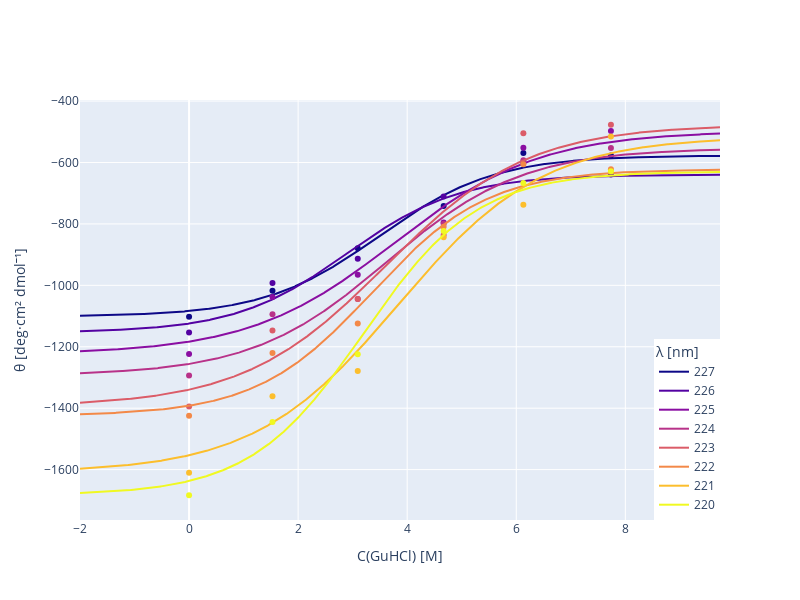

Here is the notebook cell this chart was saved with:
### Code cell
fig = go.Figure()

C_plot = np.linspace(concentrazioni.min()-2, concentrazioni.max()+2, 1000)

for idx, row in fit_df.iterrows():
    #yN = row['yN']#spettro_ristretto.loc[0, row['λ']]
    #yD = row['yD'] #spettro_ristretto.loc[5, row['λ']]
    # print(yN, yD)

    yN = spettro_ristretto.loc[0, row['λ']]
    yD = spettro_ristretto.loc[5, row['λ']]

    m = row['m']
    Cmid = row['Cmid']
    θ_fit = sigmoid(C_plot, m, Cmid, yN, yD)
    # Fit line
    fig.add_trace(go.Scatter(
        x=C_plot,
        y=θ_fit,
        mode='lines',
        line=dict(color=colors[idx]),
        name=f"{int(row['λ'])}"
    ))
    # Experimental points
    fig.add_trace(go.Scatter(
        x=spettro_ristretto['Concentrazione'],
        y=spettro_ristretto[row['λ']],
        mode='markers',
        marker=dict(color=colors[idx]),
        name=f"Exp {int(row['λ'])} nm",
        showlegend=False
    ))

fig.update_layout(
    xaxis_title='C(GuHCl) [M]',
    yaxis_title='θ [deg·cm² dmol⁻¹]',
    legend_title='λ [nm]',
    height=600,
    width=800,
    legend=dict(
        x=1,
        y=0,
        xanchor='right',
        yanchor='bottom'
    )
)

fig.write_image('./images/fit_sigmoide.png')
fig.write_html('./html/fit_sigmoide.html')
fig.show()

### Figure 1 — Plotly figure (JSON) as saved in the notebook; plotly's stock layout.template omitted (floating-point values rounded to 4 significant figures; data arrays with more than 128 entries replaced by an {"elided": "..."} marker saying what was removed)
{"data": [{"line": {"color": "rgb(13, 8, 135)"}, "mode": "lines", "name": "227", "type": "scatter", "x": {"elided": "1000 float values"}, "y": {"elided": "1000 float values"}}, {"marker": {"color": "rgb(13, 8, 135)"}, "mode": "markers", "name": "Exp 227 nm", "showlegend": false, "type": "scatter", "x": [0.0, 1.529, 3.093, 4.668, 6.13, 7.736], "y": [-1102.0, -1017.0, -879.4, -741.5, -568.9, -577.1]}, {"line": {"color": "rgb(83, 2, 162)"}, "mode": "lines", "name": "226", "type": "scatter", "x": {"elided": "1000 float values"}, "y": {"elided": "1000 float values"}}, {"marker": {"color": "rgb(83, 2, 162)"}, "mode": "markers", "name": "Exp 226 nm", "showlegend": false, "type": "scatter", "x": [0.0, 1.529, 3.093, 4.668, 6.13, 7.736], "y": [-1154.0, -992.8, -913.8, -711.1, -599.2, -639.2]}, {"line": {"color": "rgb(138, 14, 162)"}, "mode": "lines", "name": "225", "type": "scatter", "x": {"elided": "1000 float values"}, "y": {"elided": "1000 float values"}}, {"marker": {"color": "rgb(138, 14, 162)"}, "mode": "markers", "name": "Exp 225 nm", "showlegend": false, "type": "scatter", "x": [0.0, 1.529, 3.093, 4.668, 6.13, 7.736], "y": [-1224.0, -1038.0, -965.5, -795.7, -552.0, -497.8]}, {"line": {"color": "rgb(184, 50, 137)"}, "mode": "lines", "name": "224", "type": "scatter", "x": {"elided": "1000 float values"}, "y": {"elided": "1000 float values"}}, {"marker": {"color": "rgb(184, 50, 137)"}, "mode": "markers", "name": "Exp 224 nm", "showlegend": false, "type": "scatter", "x": [0.0, 1.529, 3.093, 4.668, 6.13, 7.736], "y": [-1294.0, -1094.0, -1045.0, -799.1, -592.4, -553.0]}, {"line": {"color": "rgb(219, 92, 104)"}, "mode": "lines", "name": "223", "type": "scatter", "x": {"elided": "1000 float values"}, "y": {"elided": "1000 float values"}}, {"marker": {"color": "rgb(219, 92, 104)"}, "mode": "markers", "name": "Exp 223 nm", "showlegend": false, "type": "scatter", "x": [0.0, 1.529, 3.093, 4.668, 6.13, 7.736], "y": [-1394.0, -1147.0, -1045.0, -836.4, -504.8, -477.1]}, {"line": {"color": "rgb(243, 137, 72)"}, "mode": "lines", "name": "222", "type": "scatter", "x": {"elided": "1000 float values"}, "y": {"elided": "1000 float values"}}, {"marker": {"color": "rgb(243, 137, 72)"}, "mode": "markers", "name": "Exp 222 nm", "showlegend": false, "type": "scatter", "x": [0.0, 1.529, 3.093, 4.668, 6.13, 7.736], "y": [-1425.0, -1221.0, -1124.0, -809.3, -605.9, -622.0]}, {"line": {"color": "rgb(252, 190, 44)"}, "mode": "lines", "name": "221", "type": "scatter", "x": {"elided": "1000 float values"}, "y": {"elided": "1000 float values"}}, {"marker": {"color": "rgb(252, 190, 44)"}, "mode": "markers", "name": "Exp 221 nm", "showlegend": false, "type": "scatter", "x": [0.0, 1.529, 3.093, 4.668, 6.13, 7.736], "y": [-1610.0, -1361.0, -1279.0, -843.2, -737.4, -515.0]}, {"line": {"color": "rgb(240, 249, 33)"}, "mode": "lines", "name": "220", "type": "scatter", "x": {"elided": "1000 float values"}, "y": {"elided": "1000 float values"}}, {"marker": {"color": "rgb(240, 249, 33)"}, "mode": "markers", "name": "Exp 220 nm", "showlegend": false, "type": "scatter", "x": [0.0, 1.529, 3.093, 4.668, 6.13, 7.736], "y": [-1683.0, -1445.0, -1224.0, -822.8, -666.6, -628.9]}], "layout": {"height": 600, "legend": {"title": {"text": "λ [nm]"}, "x": 1, "xanchor": "right", "y": 0, "yanchor": "bottom"}, "width": 800, "xaxis": {"title": {"text": "C(GuHCl) [M]"}}, "yaxis": {"title": {"text": "θ [deg·cm² dmol⁻¹]"}}}}
